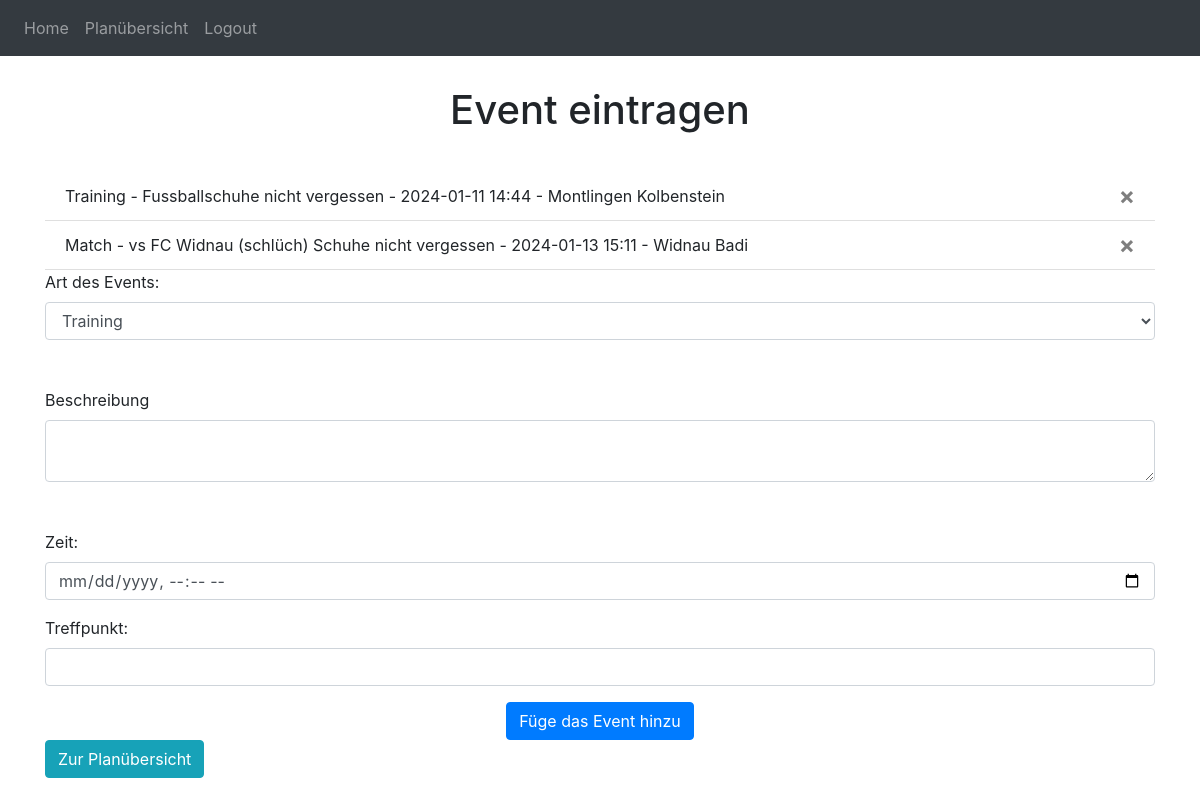
Screenshot of / (signed in) with the database file from the repository.
### website/models.py (models this page shows)
class Event(db.Model):
    id = db.Column(db.Integer, primary_key=True)
    location = db.Column(db.String(100))  # Ortschaft des Trainings/Spiels
    description = db.Column(db.String(255))
    event_type = db.Column(db.String(50))  # 'Training' oder 'Match'
    event_time = db.Column(db.DateTime(timezone=True), default=func.now())  # Zeitpunkt des Trainings/Spiels
    user_id = db.Column(db.Integer, db.ForeignKey('user.id'))  # ID des Trainers oder Erstellers
    zusagen = db.relationship('Zusage', back_populates='event')

### website/views.py (the view, shortened to what this page needs)
@views.route('/', methods=['GET', 'POST'])
@login_required #home nur aufrufbar wenn eingeloggt
def home():
    return render_template("home.html", current_user=current_user)

### website/__init__.py (called while the page is built)
def create_app():
    app = Flask(__name__)
    app.config['SECRET_KEY'] = 'password'
    app.config['SQLALCHEMY_DATABASE_URI'] = f'sqlite:///{DB_NAME}'
    db.init_app(app)
    from .views import views
    from .auth import auth
    app.register_blueprint(views, url_prefix='/')
    app.register_blueprint(auth, url_prefix='/')
    from .models import User, Event
    with app.app_context():
        db.create_all()
    login_manager = LoginManager()
    login_manager.login_view = 'auth.login'
    login_manager.init_app(app)
    @login_manager.user_loader
    def load_user(id):
        return User.query.get(int(id)) #er weiss, er muss nach der ID des Users schauen
    return app

### website/models.py (called while the page is built)
    def is_trainer(self):
        return self.role=='trainer'

### website/templates/home.html (shortened to what this page needs)
{% extends "base.html" %}
{% block content %}
<h1 class="main-header">Event eintragen</h1>
<ul class="list-group list-group-flush" id="events">
    {% for event in current_user.events %}
    <li class="list-group-item">
        {{ event.event_type }} - {{ event.description }} - {{ event.event_time.strftime('%Y-%m-%d %H:%M') }} - {{
        event.location }}
        <button type="button" class="close" onclick="deleteEvent('{{ event.id }}')">
            <span aria-hidden="true">&times;</span>
        </button>
    </li>
    {% endfor %}
</ul>
{% if current_user.is_trainer() %}
<form method="POST">
    <div class="mb-5">
        <label for="eventType">Art des Events:</label>
        <select class="form-control" id="eventType" name="event_type">
            <option value="Training">Training</option>
        </select>
    </div>
    <div class="mb-5">
        <label for="eventDescription">Beschreibung</label>
        <textarea name="description" class="form-control" id="eventDescription" cols="30" rows="2"></textarea>
    </div>
    <div class="mb-3">
        <label for="eventTime">Zeit:</label>
        <input type="datetime-local" class="form-control" id="eventTime" name="event_time">
    </div>
    <div class="mb-3">
        <label for="location">Treffpunkt:</label>
        <input type="text" class="form-control" id="location" name="location">
    </div>
    <div align="center" style="margin-top: 10px;">
        <button type="submit" class="btn btn-primary">Füge das Event hinzu</button>
    </div>
</form>
{% endif %}
<a href="{{ url_for('views.uebersicht') }}" class="btn btn-info">Zur Planübersicht</a>
{% endblock %}

### website/static/styles.css (style rules this page uses)
.main-header { text-align: center; padding-top: 30px; padding-bottom: 30px; }

### rows the page displays
Event: event_type "Training", description "Fussballschuhe nicht vergessen", event_time "2024-01-11 14:44", location "Montlingen Kolbenstein"
Event: event_type "Match", description "vs FC Widnau (schlüch) Schuhe nicht vergessen", event_time "2024-01-13 15:11", location "Widnau Badi"
